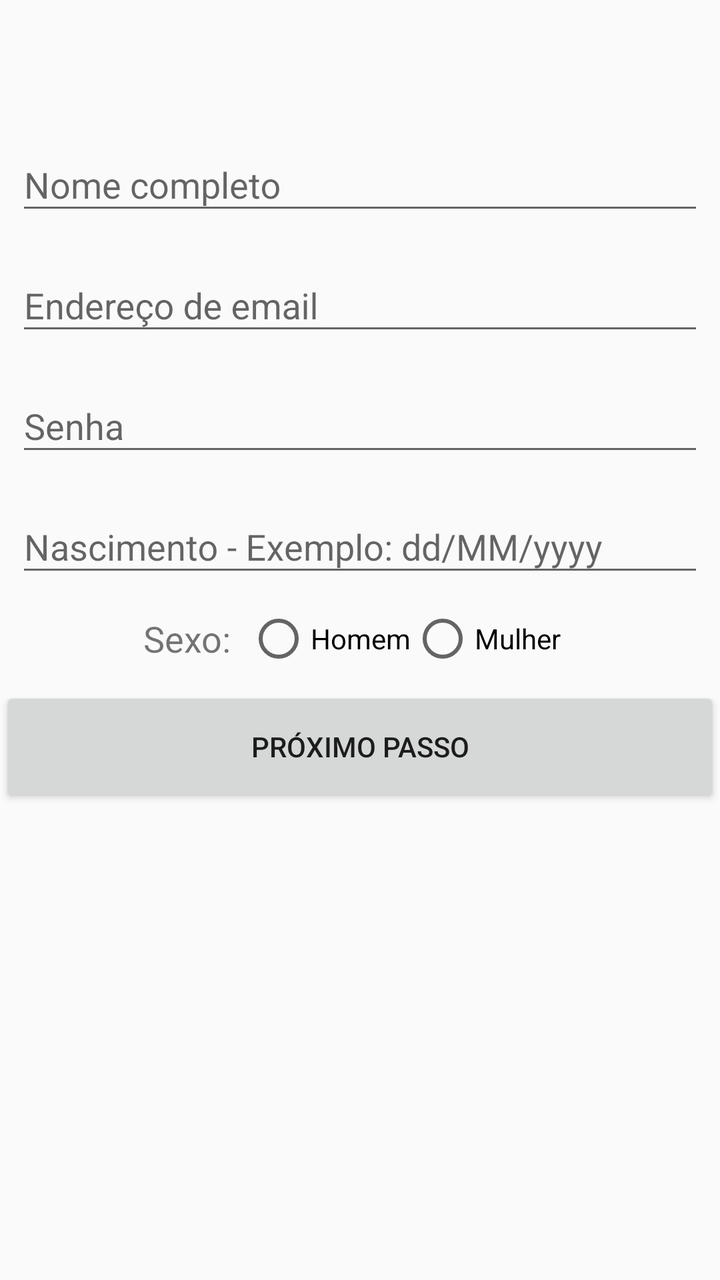
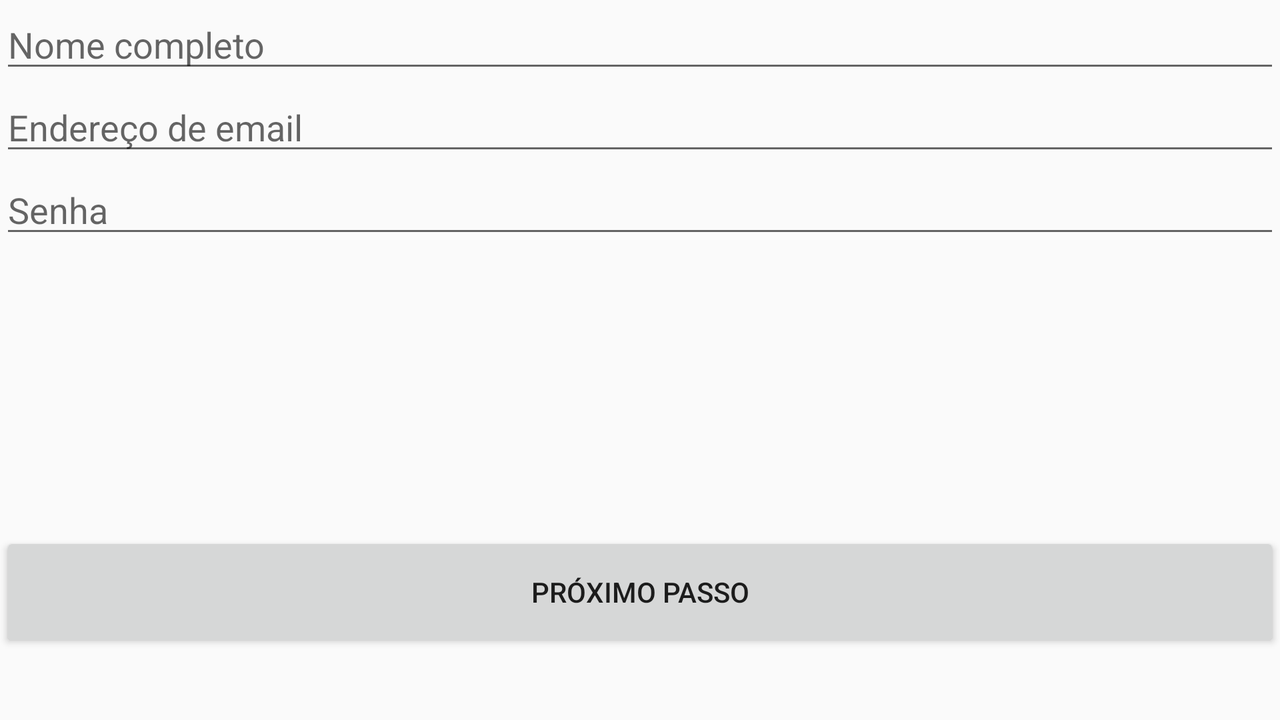

Two renders of one Android screen. The first uses the default layout on a phone; the second uses the alternative layout the repository ships for a different screen configuration, on a matching device. The two XML files are below.
<!-- AndroidManifest.xml: application theme AppTheme -->
<!-- res/layout/create_account.xml -->
<?xml version="1.0" encoding="utf-8"?>
<android.support.constraint.ConstraintLayout xmlns:android="http://schemas.android.com/apk/res/android"
    xmlns:app="http://schemas.android.com/apk/res-auto"
    xmlns:tools="http://schemas.android.com/tools"
    android:layout_width="match_parent"
    android:layout_height="match_parent"
    app:layout_behavior="@string/appbar_scrolling_view_behavior"
    tools:context=".model.view.CreateAccount"
    tools:showIn="@layout/bar_create_account">

    <android.support.design.widget.TextInputLayout
        android:id="@+id/inputLayoutNameFullCreateAccount"
        android:layout_width="0dp"
        android:layout_height="wrap_content"
        android:layout_marginLeft="8dp"
        android:layout_marginRight="8dp"
        android:layout_marginTop="60dp"
        app:layout_constraintLeft_toLeftOf="parent"
        app:layout_constraintRight_toRightOf="parent"
        app:layout_constraintTop_toTopOf="parent"
        tools:layout_constraintRight_creator="1"
        android:layout_marginStart="8dp"
        android:layout_marginEnd="8dp"
        tools:layout_constraintLeft_creator="1"
        app:layout_constraintHorizontal_bias="0.0">

        <EditText
            android:id="@+id/inputNameFullCreateAccount"
            android:layout_width="match_parent"
            android:layout_height="wrap_content"
            android:ems="10"
            android:hint="@string/hnt_fullName"
            android:inputType="textPersonName" />

    </android.support.design.widget.TextInputLayout>

    <android.support.design.widget.TextInputLayout
        android:id="@+id/inputLayoutEmailCreateAccount"
        android:layout_width="0dp"
        android:layout_height="wrap_content"
        android:layout_marginLeft="8dp"
        android:layout_marginRight="8dp"
        android:layout_marginTop="8dp"
        app:layout_constraintLeft_toLeftOf="parent"
        app:layout_constraintRight_toRightOf="parent"
        app:layout_constraintTop_toBottomOf="@+id/inputLayoutNameFullCreateAccount"
        tools:layout_constraintRight_creator="1"
        android:layout_marginStart="8dp"
        android:layout_marginEnd="8dp"
        tools:layout_constraintLeft_creator="1"
        app:layout_constraintHorizontal_bias="0.0">

        <EditText
            android:id="@+id/inputEmailCreateAccount"
            android:layout_width="match_parent"
            android:layout_height="wrap_content"
            android:ems="10"
            android:hint="@string/hnt_email"
            android:inputType="textEmailAddress" />

    </android.support.design.widget.TextInputLayout>

    <android.support.design.widget.TextInputLayout
        android:id="@+id/inputLayoutPasswordCreateAccount"
        android:layout_width="0dp"
        android:layout_height="wrap_content"
        android:layout_marginLeft="8dp"
        android:layout_marginRight="8dp"
        android:layout_marginTop="8dp"
        app:layout_constraintLeft_toLeftOf="parent"
        app:layout_constraintRight_toRightOf="parent"
        app:layout_constraintTop_toBottomOf="@+id/inputLayoutEmailCreateAccount"
        tools:layout_constraintRight_creator="1"
        android:layout_marginStart="8dp"
        android:layout_marginEnd="8dp"
        tools:layout_constraintLeft_creator="1"
        app:layout_constraintHorizontal_bias="0.0">

        <EditText
            android:id="@+id/inputPasswordCreateAccount"
            android:layout_width="match_parent"
            android:layout_height="wrap_content"
            android:ems="10"
            android:hint="@string/hnt_password"
            android:inputType="textPassword" />

    </android.support.design.widget.TextInputLayout>

    <android.support.design.widget.TextInputLayout
        android:layout_width="0dp"
        android:layout_height="wrap_content"
        android:layout_marginLeft="8dp"
        android:layout_marginRight="8dp"
        android:layout_marginTop="8dp"
        app:layout_constraintLeft_toLeftOf="parent"
        app:layout_constraintRight_toRightOf="parent"
        app:layout_constraintTop_toBottomOf="@+id/inputLayoutPasswordCreateAccount"
        android:id="@+id/inputLayoutBirthCreateAccount"
        tools:layout_constraintRight_creator="1"
        android:layout_marginStart="8dp"
        android:layout_marginEnd="8dp"
        tools:layout_constraintLeft_creator="1"
        app:layout_constraintHorizontal_bias="0.0">

        <EditText
            android:id="@+id/inputBirthCreateAccount"
            android:layout_width="match_parent"
            android:layout_height="wrap_content"
            android:ems="10"
            android:hint="@string/hnt_birth"
            android:inputType="date" />

    </android.support.design.widget.TextInputLayout>

    <Button
        android:id="@+id/btnNextStepCreateAccount"
        android:layout_width="0dp"
        android:layout_height="60dp"
        android:layout_marginTop="8dp"
        android:layout_weight="1"
        android:drawableRight="@drawable/next"
        android:onClick="goCreateAccountStepGenre"
        android:text="@string/btn_next"
        app:layout_constraintHorizontal_bias="0.0"
        app:layout_constraintLeft_toLeftOf="parent"
        app:layout_constraintRight_toRightOf="parent"
        app:layout_constraintTop_toBottomOf="@+id/linearLayout"
        tools:layout_constraintLeft_creator="1"
        tools:layout_constraintRight_creator="1" />

    <LinearLayout
        android:id="@+id/linearLayout"
        android:layout_width="0dp"
        android:layout_height="wrap_content"
        android:layout_marginEnd="8dp"
        android:layout_marginLeft="8dp"
        android:layout_marginRight="8dp"
        android:layout_marginStart="8dp"
        android:gravity="center"
        android:orientation="horizontal"
        app:layout_constraintHorizontal_bias="0.0"
        app:layout_constraintLeft_toLeftOf="parent"
        app:layout_constraintRight_toRightOf="parent"
        tools:layout_constraintLeft_creator="1"
        tools:layout_constraintRight_creator="1"
        android:layout_marginTop="10dp"
        app:layout_constraintTop_toBottomOf="@+id/inputLayoutBirthCreateAccount">

        <TextView
            android:id="@+id/txtSex"
            android:layout_width="wrap_content"
            android:layout_height="match_parent"
            android:gravity="center"
            android:text="@string/txt_sex"
            android:textSize="18sp"
            app:layout_constraintHorizontal_bias="0.0"
            app:layout_constraintLeft_toLeftOf="parent"
            app:layout_constraintRight_toRightOf="parent"
            app:layout_constraintTop_toBottomOf="@+id/inputBirthCreateAccount"
            tools:layout_constraintLeft_creator="1"
            tools:layout_constraintRight_creator="1" />

        <RadioGroup
            android:id="@+id/radioSex"
            android:layout_width="wrap_content"
            android:layout_height="match_parent"
            android:layout_marginEnd="8dp"
            android:layout_marginLeft="8dp"
            android:layout_marginRight="8dp"
            android:layout_marginStart="8dp"
            android:orientation="horizontal"
            app:layout_constraintLeft_toLeftOf="parent"
            app:layout_constraintRight_toRightOf="parent"
            app:layout_constraintTop_toBottomOf="@+id/txtSex"
            tools:layout_constraintLeft_creator="1"
            tools:layout_constraintRight_creator="1">

            <RadioButton
                android:id="@+id/radioManCreateAccount"
                android:layout_width="wrap_content"
                android:layout_height="wrap_content"
                android:layout_weight="1"
                android:text="@string/txt_man"
                tools:layout_editor_absoluteX="231dp"
                tools:layout_editor_absoluteY="280dp" />

            <RadioButton
                android:id="@+id/radioWomanCreateAccount"
                android:layout_width="wrap_content"
                android:layout_height="wrap_content"
                android:layout_weight="1"
                android:text="@string/txt_woman"
                tools:layout_editor_absoluteX="136dp"
                tools:layout_editor_absoluteY="239dp" />

        </RadioGroup>

    </LinearLayout>


</android.support.constraint.ConstraintLayout>
<!-- res/layout/bar_create_account.xml (included above) -->
<?xml version="1.0" encoding="utf-8"?>
<android.support.design.widget.CoordinatorLayout xmlns:android="http://schemas.android.com/apk/res/android"
    xmlns:app="http://schemas.android.com/apk/res-auto"
    xmlns:tools="http://schemas.android.com/tools"
    android:layout_width="match_parent"
    android:layout_height="match_parent"
    tools:context="com.the.dionisio.apk.client.view.CreateAccount">

    <android.support.design.widget.AppBarLayout
        android:layout_width="match_parent"
        android:layout_height="wrap_content"
        android:theme="@style/AppTheme.AppBarOverlay">

        <ImageButton
            android:id="@+id/btnBackCreate"
            android:layout_width="48dp"
            android:layout_height="54dp"
            android:layout_weight="1"
            android:background="@color/transparent"
            app:srcCompat="?attr/actionModeCloseDrawable" />

    </android.support.design.widget.AppBarLayout>

    <include layout="@layout/create_account" />

</android.support.design.widget.CoordinatorLayout>
<!-- resources referenced by this layout -->
<resources>
  <color name="transparent">#00000000</color>
  <string name="btn_next">Próximo Passo</string>
  <string name="hnt_birth">Nascimento - Exemplo: dd/MM/yyyy</string>
  <string name="hnt_email">Endereço de email</string>
  <string name="hnt_fullName">Nome completo</string>
  <string name="hnt_password">Senha</string>
  <string name="txt_man">Homem</string>
  <string name="txt_sex">Sexo:</string>
  <string name="txt_woman">Mulher</string>
  <style name="AppTheme" parent="Theme.AppCompat.Light.DarkActionBar">
          
          <item name="colorPrimary">@color/colorPrimary</item>
          <item name="colorPrimaryDark">@color/colorPrimaryDark</item>
          <item name="colorAccent">@color/colorAccent</item>
      </style>
  <color name="colorPrimary">#ff4000</color>
  <color name="colorPrimaryDark">#ff4000</color>
  <color name="colorAccent">#3e3e3e</color>
</resources>
<!-- res/layout-land/create_account.xml (the repository's variant of the layout above) -->
<!-- drawn on the phone turned sideways -->
<?xml version="1.0" encoding="utf-8"?>
<android.support.constraint.ConstraintLayout xmlns:android="http://schemas.android.com/apk/res/android"
    xmlns:app="http://schemas.android.com/apk/res-auto"
    xmlns:tools="http://schemas.android.com/tools"
    android:layout_width="match_parent"
    android:layout_height="match_parent"
    app:layout_behavior="@string/appbar_scrolling_view_behavior"
    tools:context=".model.view.CreateAccount"
    tools:showIn="@layout/bar_create_account">

    <EditText
        android:id="@+id/edtNameFullCreateAccount"
        android:layout_width="0dp"
        android:layout_height="wrap_content"
        android:layout_marginTop="0dp"
        android:ems="10"
        android:hint="@string/hnt_fullName"
        android:inputType="textPersonName"
        app:layout_constraintHorizontal_bias="0.0"
        app:layout_constraintLeft_toLeftOf="parent"
        app:layout_constraintRight_toRightOf="parent"
        app:layout_constraintTop_toTopOf="parent"
        tools:layout_constraintLeft_creator="1"
        tools:layout_constraintRight_creator="1"
        tools:layout_constraintTop_creator="1" />

    <EditText
        android:id="@+id/edtEmailCreateAccount"
        android:layout_width="0dp"
        android:layout_height="wrap_content"
        android:ems="10"
        android:hint="@string/hnt_email"
        android:inputType="textEmailAddress"
        app:layout_constraintLeft_toLeftOf="parent"
        app:layout_constraintRight_toRightOf="parent"
        app:layout_constraintTop_toBottomOf="@+id/edtNameFullCreateAccount"
        tools:layout_constraintLeft_creator="1"
        tools:layout_constraintRight_creator="1"
        tools:layout_constraintTop_creator="1" />

    <EditText
        android:id="@+id/edtPasswordCreateAccount"
        android:layout_width="0dp"
        android:layout_height="wrap_content"
        android:ems="10"
        android:hint="@string/hnt_password"
        android:inputType="textPassword"
        app:layout_constraintLeft_toLeftOf="@+id/edtEmailCreateAccount"
        app:layout_constraintRight_toRightOf="@+id/edtEmailCreateAccount"
        app:layout_constraintTop_toBottomOf="@+id/edtEmailCreateAccount"
        tools:layout_constraintLeft_creator="1"
        tools:layout_constraintRight_creator="1"
        tools:layout_constraintTop_creator="1" />

    <Button
        android:id="@+id/btnNextStepCreateAccount"
        android:layout_width="0dp"
        android:layout_height="60dp"
        android:layout_marginBottom="34dp"
        android:drawableRight="@drawable/next"
        android:text="@string/btn_next"
        app:layout_constraintBottom_toBottomOf="parent"
        app:layout_constraintHorizontal_bias="0.0"
        app:layout_constraintLeft_toLeftOf="parent"
        app:layout_constraintRight_toRightOf="parent"
        tools:layout_constraintLeft_creator="1"
        tools:layout_constraintRight_creator="1" />

</android.support.constraint.ConstraintLayout>
<!-- res/layout/create_account.xml (included above) -->
<?xml version="1.0" encoding="utf-8"?>
<android.support.constraint.ConstraintLayout xmlns:android="http://schemas.android.com/apk/res/android"
    xmlns:app="http://schemas.android.com/apk/res-auto"
    xmlns:tools="http://schemas.android.com/tools"
    android:layout_width="match_parent"
    android:layout_height="match_parent"
    app:layout_behavior="@string/appbar_scrolling_view_behavior"
    tools:context=".model.view.CreateAccount"
    tools:showIn="@layout/bar_create_account">

    <android.support.design.widget.TextInputLayout
        android:id="@+id/inputLayoutNameFullCreateAccount"
        android:layout_width="0dp"
        android:layout_height="wrap_content"
        android:layout_marginLeft="8dp"
        android:layout_marginRight="8dp"
        android:layout_marginTop="60dp"
        app:layout_constraintLeft_toLeftOf="parent"
        app:layout_constraintRight_toRightOf="parent"
        app:layout_constraintTop_toTopOf="parent"
        tools:layout_constraintRight_creator="1"
        android:layout_marginStart="8dp"
        android:layout_marginEnd="8dp"
        tools:layout_constraintLeft_creator="1"
        app:layout_constraintHorizontal_bias="0.0">

        <EditText
            android:id="@+id/inputNameFullCreateAccount"
            android:layout_width="match_parent"
            android:layout_height="wrap_content"
            android:ems="10"
            android:hint="@string/hnt_fullName"
            android:inputType="textPersonName" />

    </android.support.design.widget.TextInputLayout>

    <android.support.design.widget.TextInputLayout
        android:id="@+id/inputLayoutEmailCreateAccount"
        android:layout_width="0dp"
        android:layout_height="wrap_content"
        android:layout_marginLeft="8dp"
        android:layout_marginRight="8dp"
        android:layout_marginTop="8dp"
        app:layout_constraintLeft_toLeftOf="parent"
        app:layout_constraintRight_toRightOf="parent"
        app:layout_constraintTop_toBottomOf="@+id/inputLayoutNameFullCreateAccount"
        tools:layout_constraintRight_creator="1"
        android:layout_marginStart="8dp"
        android:layout_marginEnd="8dp"
        tools:layout_constraintLeft_creator="1"
        app:layout_constraintHorizontal_bias="0.0">

        <EditText
            android:id="@+id/inputEmailCreateAccount"
            android:layout_width="match_parent"
            android:layout_height="wrap_content"
            android:ems="10"
            android:hint="@string/hnt_email"
            android:inputType="textEmailAddress" />

    </android.support.design.widget.TextInputLayout>

    <android.support.design.widget.TextInputLayout
        android:id="@+id/inputLayoutPasswordCreateAccount"
        android:layout_width="0dp"
        android:layout_height="wrap_content"
        android:layout_marginLeft="8dp"
        android:layout_marginRight="8dp"
        android:layout_marginTop="8dp"
        app:layout_constraintLeft_toLeftOf="parent"
        app:layout_constraintRight_toRightOf="parent"
        app:layout_constraintTop_toBottomOf="@+id/inputLayoutEmailCreateAccount"
        tools:layout_constraintRight_creator="1"
        android:layout_marginStart="8dp"
        android:layout_marginEnd="8dp"
        tools:layout_constraintLeft_creator="1"
        app:layout_constraintHorizontal_bias="0.0">

        <EditText
            android:id="@+id/inputPasswordCreateAccount"
            android:layout_width="match_parent"
            android:layout_height="wrap_content"
            android:ems="10"
            android:hint="@string/hnt_password"
            android:inputType="textPassword" />

    </android.support.design.widget.TextInputLayout>

    <android.support.design.widget.TextInputLayout
        android:layout_width="0dp"
        android:layout_height="wrap_content"
        android:layout_marginLeft="8dp"
        android:layout_marginRight="8dp"
        android:layout_marginTop="8dp"
        app:layout_constraintLeft_toLeftOf="parent"
        app:layout_constraintRight_toRightOf="parent"
        app:layout_constraintTop_toBottomOf="@+id/inputLayoutPasswordCreateAccount"
        android:id="@+id/inputLayoutBirthCreateAccount"
        tools:layout_constraintRight_creator="1"
        android:layout_marginStart="8dp"
        android:layout_marginEnd="8dp"
        tools:layout_constraintLeft_creator="1"
        app:layout_constraintHorizontal_bias="0.0">

        <EditText
            android:id="@+id/inputBirthCreateAccount"
            android:layout_width="match_parent"
            android:layout_height="wrap_content"
            android:ems="10"
            android:hint="@string/hnt_birth"
            android:inputType="date" />

    </android.support.design.widget.TextInputLayout>

    <Button
        android:id="@+id/btnNextStepCreateAccount"
        android:layout_width="0dp"
        android:layout_height="60dp"
        android:layout_marginTop="8dp"
        android:layout_weight="1"
        android:drawableRight="@drawable/next"
        android:onClick="goCreateAccountStepGenre"
        android:text="@string/btn_next"
        app:layout_constraintHorizontal_bias="0.0"
        app:layout_constraintLeft_toLeftOf="parent"
        app:layout_constraintRight_toRightOf="parent"
        app:layout_constraintTop_toBottomOf="@+id/linearLayout"
        tools:layout_constraintLeft_creator="1"
        tools:layout_constraintRight_creator="1" />

    <LinearLayout
        android:id="@+id/linearLayout"
        android:layout_width="0dp"
        android:layout_height="wrap_content"
        android:layout_marginEnd="8dp"
        android:layout_marginLeft="8dp"
        android:layout_marginRight="8dp"
        android:layout_marginStart="8dp"
        android:gravity="center"
        android:orientation="horizontal"
        app:layout_constraintHorizontal_bias="0.0"
        app:layout_constraintLeft_toLeftOf="parent"
        app:layout_constraintRight_toRightOf="parent"
        tools:layout_constraintLeft_creator="1"
        tools:layout_constraintRight_creator="1"
        android:layout_marginTop="10dp"
        app:layout_constraintTop_toBottomOf="@+id/inputLayoutBirthCreateAccount">

        <TextView
            android:id="@+id/txtSex"
            android:layout_width="wrap_content"
            android:layout_height="match_parent"
            android:gravity="center"
            android:text="@string/txt_sex"
            android:textSize="18sp"
            app:layout_constraintHorizontal_bias="0.0"
            app:layout_constraintLeft_toLeftOf="parent"
            app:layout_constraintRight_toRightOf="parent"
            app:layout_constraintTop_toBottomOf="@+id/inputBirthCreateAccount"
            tools:layout_constraintLeft_creator="1"
            tools:layout_constraintRight_creator="1" />

        <RadioGroup
            android:id="@+id/radioSex"
            android:layout_width="wrap_content"
            android:layout_height="match_parent"
            android:layout_marginEnd="8dp"
            android:layout_marginLeft="8dp"
            android:layout_marginRight="8dp"
            android:layout_marginStart="8dp"
            android:orientation="horizontal"
            app:layout_constraintLeft_toLeftOf="parent"
            app:layout_constraintRight_toRightOf="parent"
            app:layout_constraintTop_toBottomOf="@+id/txtSex"
            tools:layout_constraintLeft_creator="1"
            tools:layout_constraintRight_creator="1">

            <RadioButton
                android:id="@+id/radioManCreateAccount"
                android:layout_width="wrap_content"
                android:layout_height="wrap_content"
                android:layout_weight="1"
                android:text="@string/txt_man"
                tools:layout_editor_absoluteX="231dp"
                tools:layout_editor_absoluteY="280dp" />

            <RadioButton
                android:id="@+id/radioWomanCreateAccount"
                android:layout_width="wrap_content"
                android:layout_height="wrap_content"
                android:layout_weight="1"
                android:text="@string/txt_woman"
                tools:layout_editor_absoluteX="136dp"
                tools:layout_editor_absoluteY="239dp" />

        </RadioGroup>

    </LinearLayout>


</android.support.constraint.ConstraintLayout>
